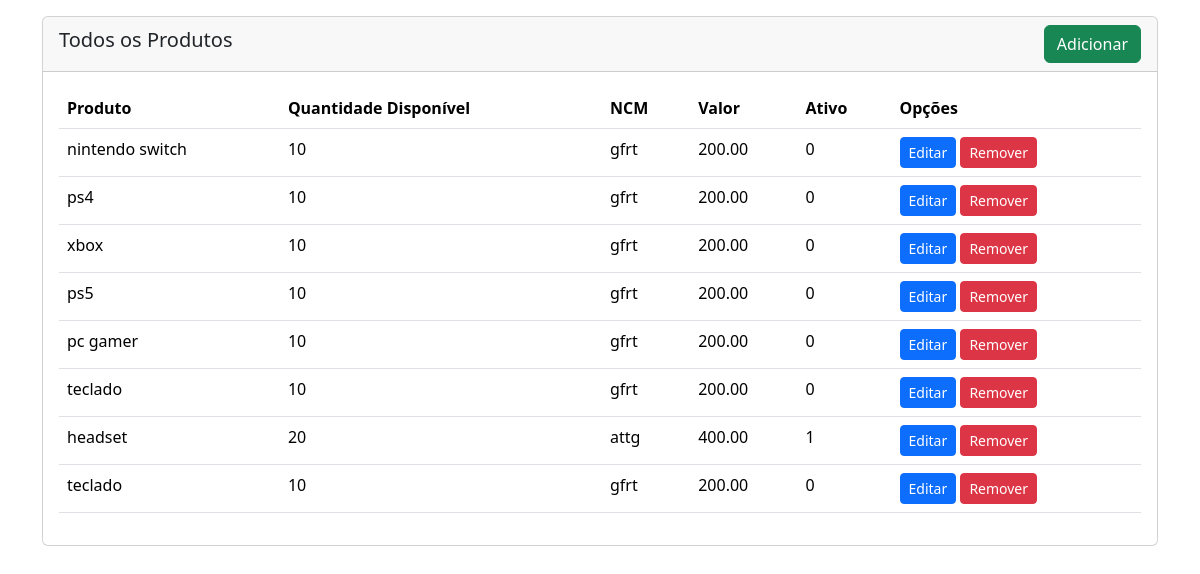
The page / on the database its author committed.
### tables this page shows
CREATE TABLE produtos (
    id INT AUTO_INCREMENT PRIMARY KEY,
    nome VARCHAR(255) NOT NULL,
    quantidade INT NOT NULL,
    NCM VARCHAR(20) NOT NULL,
    valor DECIMAL(10,2) NOT NULL,
    ativo TINYINT(1) NOT NULL
);

### index.php (the view, shortened to what this page needs)
<?php
    require_once('conexao.php');
    include_once('layout/_header.php');
    $results = $conect->query('SELECT * FROM produtos')
?>
<div class="card mt-3">
    <div class="card-header d-flex justify-content-between align-items-center">
        <h5>Todos os Produtos</h5>
        <a class="btn btn-success" href="cadastro.php">Adicionar</a>
    </div>
    <div class="card-body">
        <table class="table">
            <thead>
                <tr>
                    <th>Produto</th>
                    <th>Quantidade Disponível</th>
                    <th>NCM</th>
                    <th>Valor</th>
                    <th>Ativo</th>
                    <th>Opções</th>
                </tr>
            </thead>
            <tbody>
                <?php foreach($results as $item): ?>
                    <tr>
                        <td><?= $item['nome'] ?></td>
                        <td><?= $item['quantidade'] ?></td>
                        <td><?= $item['NCM'] ?></td>
                        <td><?= $item['valor'] ?></td>
                        <td><?= $item['ativo'] ?></td>
                        <td>
                            <a class="btn btn-sm btn-primary" href="cadastro.php?id=<?= $item['id']?>">Editar</a>
                            <button class="btn btn-sm btn-danger" onclick="excluir(<?= $item['id']?>)">Remover</button>
                        </td>
                    </tr>
                <?php endforeach; ?>
            </tbody>
        </table>
    </div>
</div>
<?php
include_once('layout/_footer.php');
?>

### layout/_header.php (shortened to what this page needs)
<!doctype html>
<html lang="pt-br">
  <head>
    <link href="https://cdn.jsdelivr.net/npm/bootstrap@5.3.3/dist/css/bootstrap.min.css" rel="stylesheet">
  </head>
  <body>
    <main Class="container">

### layout/_footer.php (shortened to what this page needs)
</main>
  </body>
</html>

### rows shown on the page
produtos: nome "nintendo switch", quantidade "10", NCM "gfrt", valor "200.00", ativo "0"
produtos: nome "ps4", quantidade "10", NCM "gfrt", valor "200.00", ativo "0"
produtos: nome "xbox", quantidade "10", NCM "gfrt", valor "200.00", ativo "0"
produtos: nome "ps5", quantidade "10", NCM "gfrt", valor "200.00", ativo "0"
produtos: nome "pc gamer", quantidade "10", NCM "gfrt", valor "200.00", ativo "0"
produtos: nome "teclado", quantidade "10", NCM "gfrt", valor "200.00", ativo "0"
produtos: nome "headset", quantidade "20", NCM "attg", valor "400.00", ativo "1"
produtos: nome "teclado", quantidade "10", NCM "gfrt", valor "200.00", ativo "0"
